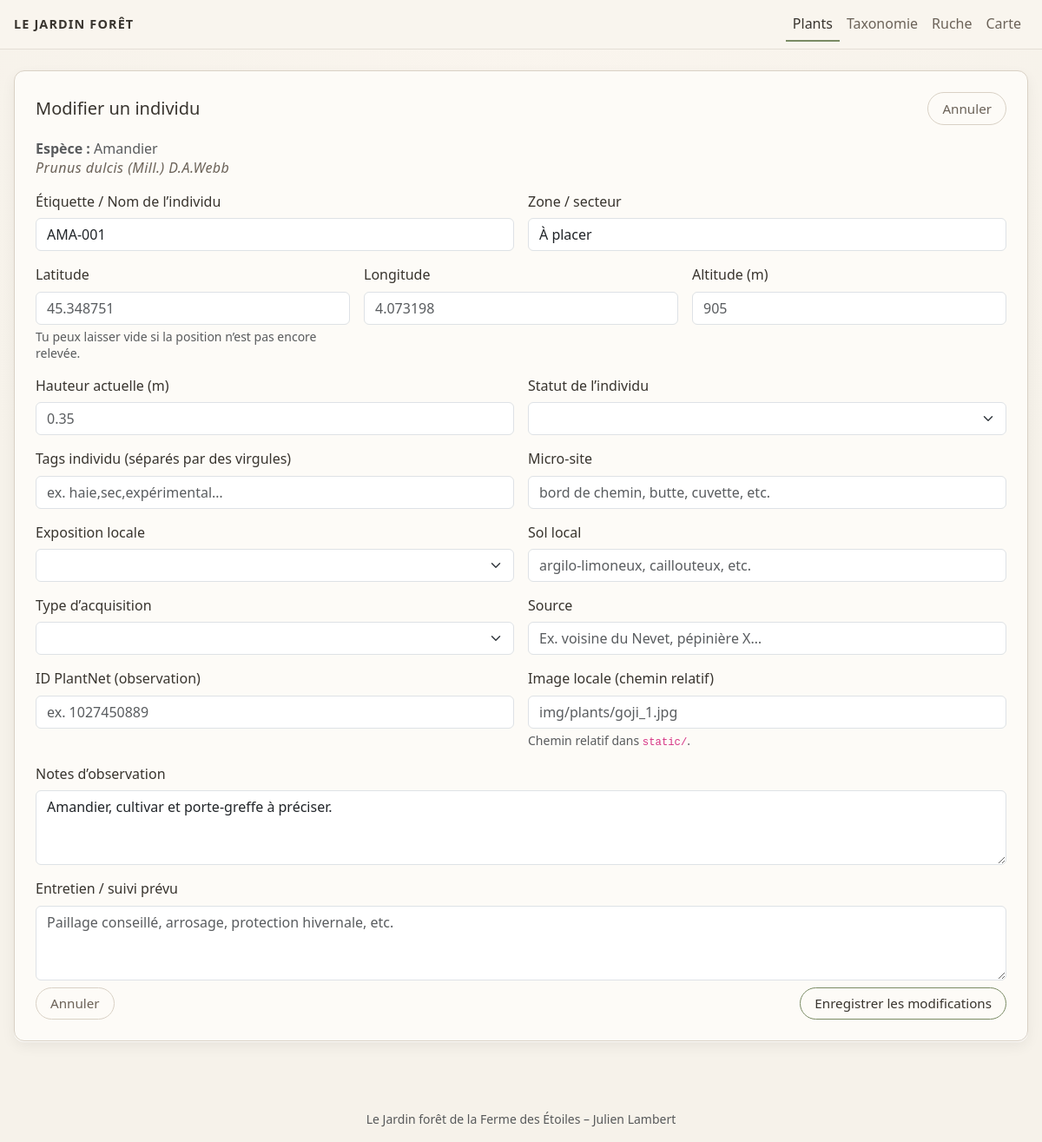
Page /plants/5/edit on the earlier database version.
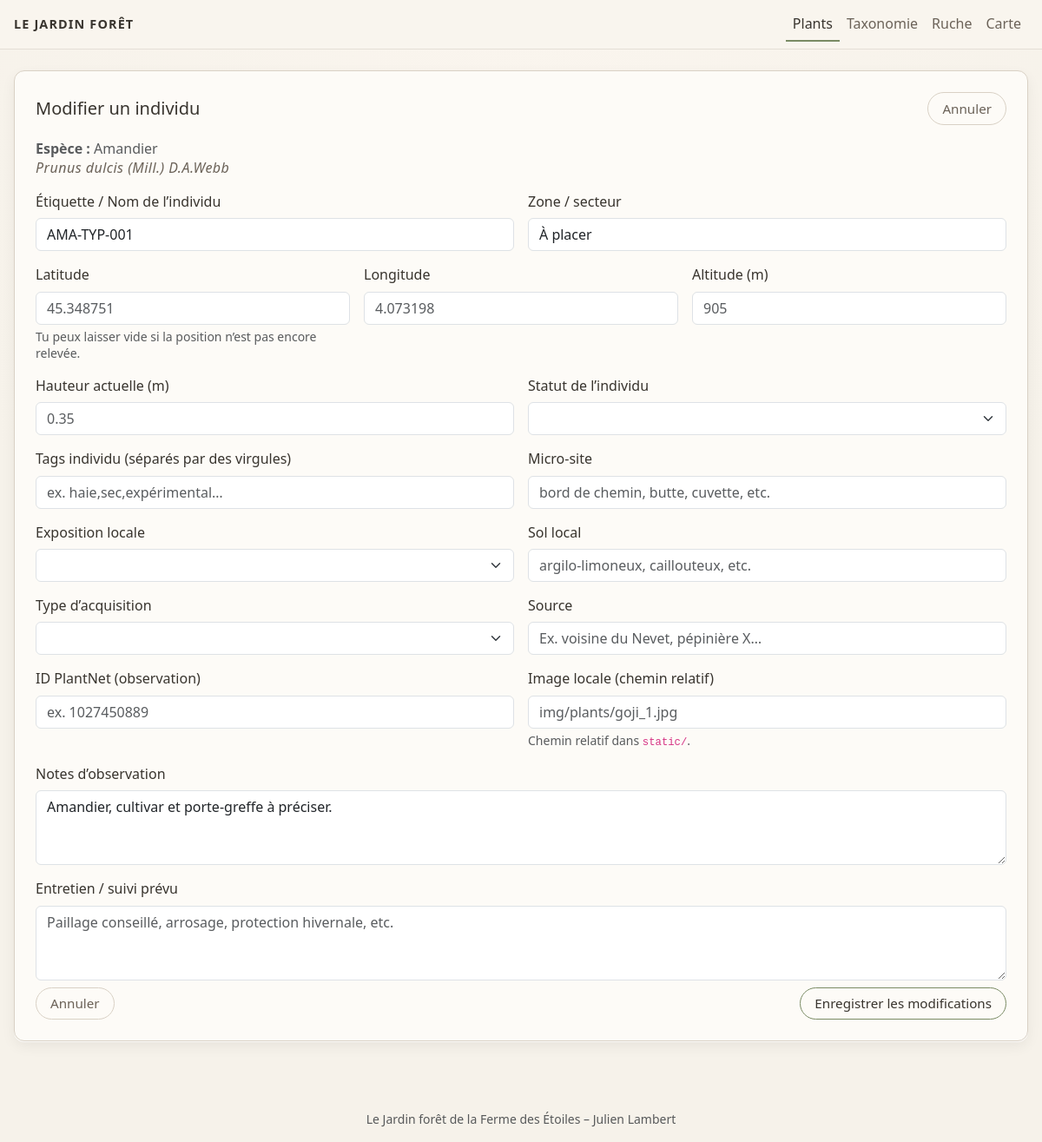
Same page on the later database version.
### tables this page shows
CREATE TABLE plants (
    id INTEGER PRIMARY KEY AUTOINCREMENT,
    species_id INTEGER NOT NULL,
    label TEXT,
    lat REAL,
    lon REAL,
    zone TEXT,
    planted_at DATE,
    notes TEXT, image_local TEXT, altitude REAL, tags TEXT, micro_site TEXT, exposure_local TEXT, soil_local TEXT, height_current REAL, acquisition_type TEXT, acquisition_source TEXT, plantnet_obs_id TEXT, status TEXT, care_notes TEXT, old_label TEXT,
    FOREIGN KEY (species_id) REFERENCES species(id)
);

### app.py (the view, shortened to what this page needs)
@app.route("/plants/<int:plant_id>/edit", methods=["GET", "POST"])
def plant_edit(plant_id):
    db = get_db()
    plant = db.execute(
        """
        SELECT
            plants.*,
            species.common_name,
            species.variety_name,
            species.latin_name
        FROM plants
        JOIN species ON plants.species_id = species.id
        WHERE plants.id = ?
        """,
        (plant_id,),
    ).fetchone()
    if plant is None:
        return "Individu introuvable", 404
    return render_template("plant_form.html", plant=plant)

### app.py (called while the page is built)
def get_db():
    if "db" not in g:
        g.db = sqlite3.connect(DB_PATH)
        g.db.row_factory = sqlite3.Row  # accès par nom de colonne
    return g.db

### templates/plant_form.html (shortened to what the changed rows need)
{% extends "base.html" %}
{% block content %}
<div class="shadow-soft p-3 p-md-4">
  <div class="d-flex justify-content-between align-items-center mb-3">
    <h1 class="h5 mb-0">Modifier un individu</h1>
  </div>
  <form method="post" class="row g-3">
    <div class="col-md-6">
      <label for="label" class="form-label">Étiquette / Nom de l’individu</label>
      <input
        type="text"
        name="label"
        id="label"
        class="form-control"
        value="{{ plant['label'] or '' }}"
        placeholder="Ex. GOJ-001, Poirier nord, Noyer sud…"
      >
    </div>
    <div class="col-md-6">
      <label for="zone" class="form-label">Zone / secteur</label>
      <input
        type="text"
        name="zone"
        id="zone"
        class="form-control"
        value="{{ plant['zone'] or '' }}"
        placeholder="Ex. A1, verger haut, haie est..."
      >
    </div>
      {% set st = plant['status'] or '' %}
      {% set ex = plant['exposure_local'] or '' %}
      {% set atype = plant['acquisition_type'] or '' %}
    <div class="col-12">
      <label for="notes" class="form-label">Notes d’observation</label>
      <textarea
        name="notes"
        id="notes"
        rows="3"
        class="form-control"
        placeholder="Remarques, vigueur, aspect du feuillage, etc."
      >{{ plant['notes'] or '' }}</textarea>
    </div>
  </form>
</div>
{% endblock %}

Differences in the rows shown:
changed plants "À placer": label "AMA-001" → "AMA-TYP-001"
